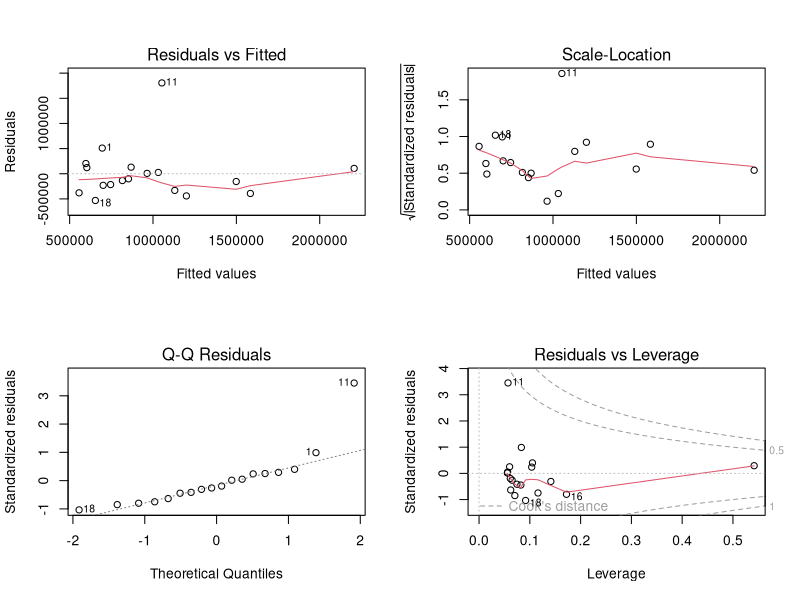
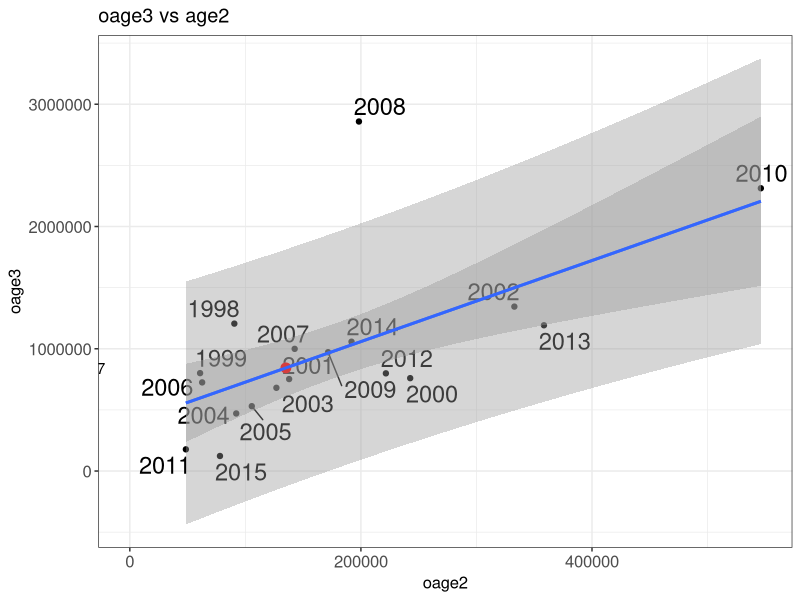

Reproduce these figures in R, in order. (Note: this script raises an error after producing the figures.)
# notes ----
# chigkik forecast
# sarah.power@alaska.gov
# 11/06/2018

# load ----
library(tidyverse)
library(lubridate)
library(ggrepel)
library(broom)#for cleaning up data, used in predction
library(caret)#used for cross validation 
library(here)
options(scipen=999)

# data ----
chig <- read_csv('data/Chignik Early_Run2019fx.csv') %>%
  select(-oage5, -Total) %>%
  filter(outmigration_year >= 1998 & outmigration_year < 2017) %>%
  mutate(oage2_log = log(oage2),
         oage3_log = log(oage3))

# analysis ----
oage1_median <- median(chig$oage1, na.rm = TRUE) 
oage4_median <- median(chig$oage4, na.rm = TRUE)
oage1_med1090 <- quantile(chig$oage1, probs = c(0.5, 0.10, 0.90), na.rm = TRUE) 
oage4_med1090 <- quantile(chig$oage4, probs = c(0.5, 0.10, 0.90), na.rm = TRUE) 

summary(chig$oage1)

# model for ocean age 3 (oage3)
oage3_model_1 <- lm(oage3 ~ oage2, data = chig)
#preds_oage3_model_1 <- evaluate_model(oage3_model_1, data = chig)
layout(matrix(c(1,2,3,4),2,2))
plot(oage3_model_1)
summary(oage3_model_1) # show results
r2 = format(summary(oage3_model_1)$r.squared, digits = 3)
RSS <- c(crossprod(oage3_model_1$residuals))
MSE <- RSS / length(oage3_model_1$residuals)
(RMSE <- sqrt(MSE))

#use to plot the new predicted point on the graph
new_data <- data.frame(oage2=  135057.48) #put in 2016 year oage2 *Note need to automate this

newpoint <- broom::augment(oage3_model_1, newdata = new_data)
(pred <- pred3 <- predict(oage3_model_1, newdata = new_data, interval = "prediction", level = 0.90))
lwr <- pred[2]
upr <- pred[3]
conf3 <- predict(oage3_model_1, newdata = new_data, interval = "confidence", level = 0.90)

#Use to make 95% CI and PI 
minoage2 <- round(min(chig$oage2, na.rm = TRUE),0)
maxoage2 <- round(max(chig$oage2, na.rm = TRUE),0)
predx <- data.frame(oage2 = seq(from = minoage2, to = maxoage2, by = (maxoage2-minoage2)/19))

# ... confidence interval
conf.int <- cbind(predx, predict(oage3_model_1, newdata = predx, interval = "confidence", level = 0.90))

# ... prediction interval
pred.int <- cbind(predx, predict(oage3_model_1, newdata = predx, interval = "prediction", level = 0.90))

m <- oage3_model_1
#Add text to the graph
lm_eqn <- function(df){
  m <- lm(oage3 ~ oage2, df);
  eq <- substitute(italic(oage3) == a + b %.% italic(oage2)*","~~italic(r)^2~"="~r2, 
                   list(a = format(coef(m)[1], digits = 2), 
                        b = format(coef(m)[2], digits = 2), 
                        r2 = format(summary(m)$r.squared, digits = 3)))
  as.character(as.expression(eq));                 
}

lm_eqn(chig)
# 
g.pred <- ggplot(pred.int, aes(x = oage2, y = fit)) +
  geom_point(data = chig, aes(x = oage2, y = oage3)) + #plots all the points
  geom_text_repel(data = chig, aes(x = oage2, y = oage3, label = outmigration_year), size = 6) +
  geom_smooth(data = pred.int, aes(ymin = lwr, ymax = upr), stat = "identity") + # prediction interval
  geom_point(data = newpoint, aes(y = .fitted), size = 3, color = "red") + # adds this years new point
  #geom_text(data = newpoint, aes(x = oage2, y = .fitted, label = round(.fitted, 0 )), adj = 1, size = 6) +  
  geom_text(data = newpoint, aes(x = oage2, y = .fitted, label = "2017"), adj = 6) +  
  geom_smooth(data = conf.int, aes(ymin = lwr, ymax = upr), stat = "identity") + #confidence interval
  #geom_text(x = 5, y = 75000, label = lm_eqn(chig), parse = TRUE, adj = 0, size = 10) +
  expand_limits(y=c(0 , 80000)) +
  expand_limits(x=c(0 , 50)) + #export, save copy to clip board 1400 X 1200 for power point & 850 x 550 for document.
  theme_bw() +
  theme(text = element_text(size=12), axis.text.x = element_text(size = 12), axis.text.y = element_text(size = 12)) +
  xlab("oage2") +
  ylab("oage3") +
  ggtitle("oage3 vs age2")

g.pred  

#Repeated K- fold Cross validation

# define training control 
train_control <- trainControl(method="repeatedcv", number=10, repeats=4)
#I used number of K-folds = 4 since I have 4*5 = 210 is lose to the 20 years of data I have

# train the model
model <- train(oage3 ~ oage2, data=chig, trControl=train_control, method="lm")
# summarize results
print(model) #get full model RMSE (Root Mean Square Error)

oage3_pred <- predict(model, chig) # necessary step to get training RMSE
postResample(pred = oage3_pred, obs = chig$oage3) #To get training RMSE
#Compare training RMSE to (full) RMSE




# log models

# model for ocean age 3 (oage3)
oage3_log_model_1 <- lm(oage3_log ~ oage2, data = chig)
#preds_oage3_log_model_1 <- evaluate_model(oage3_log_model_1, data = chig)
layout(matrix(c(1,2,3,4),2,2))
plot(oage3_log_model_1)
summary(oage3_log_model_1) # show results
r2 = format(summary(oage3_log_model_1)$r.squared, digits = 3)
RSS <- c(crossprod(oage3_log_model_1$residuals))
MSE <- RSS / length(oage3_log_model_1$residuals)
(RMSE <- sqrt(MSE))

#use to plot the new predicted point on the graph
new_data <- data.frame(oage2=  135057.48) #put in 2016 year oage2 *Note need to automate this

newpoint <- broom::augment(oage3_log_model_1, newdata = new_data)
(pred <- predict(oage3_log_model_1, newdata = new_data, interval = "prediction", level = 0.90))
pred <- pred3log <-exp(pred)
lwr <- pred[2]
upr <- pred[3]
conf3log <-exp(predict(oage3_log_model_1, newdata = new_data, interval = "confidence", level = 0.90))

#Use to make 95% CI and PI 
minoage2 <- round(min(chig$oage2, na.rm = TRUE),0)
maxoage2 <- round(max(chig$oage2, na.rm = TRUE),0)
predx <- data.frame(oage2 = seq(from = minoage2, to = maxoage2, by = (maxoage2-minoage2)/19))

# ... confidence interval
conf.int <- cbind(predx, exp(predict(oage3_log_model_1, newdata = predx, interval = "confidence", level = 0.90)))

# ... prediction interval
pred.int <- cbind(predx, exp(predict(oage3_log_model_1, newdata = predx, interval = "prediction", level = 0.90)))

m <- oage3_log_model_1
#Add text to the graph
lm_eqn <- function(df){
  m <- lm(oage3_log ~ oage2, df);
  eq <- substitute(italic(oage3_log) == a + b %.% italic(oage2)*","~~italic(r)^2~"="~r2, 
                   list(a = format(coef(m)[1], digits = 2), 
                        b = format(coef(m)[2], digits = 2), 
                        r2 = format(summary(m)$r.squared, digits = 3)))
  as.character(as.expression(eq));                 
}

lm_eqn(chig)
# 
g.pred <- ggplot(pred.int, aes(x = oage2, y = fit)) +
  geom_point(data = chig, aes(x = oage2, y = oage3)) + #plots all the points
  geom_text_repel(data = chig, aes(x = oage2, y = oage3, label = outmigration_year), size = 6) +
  geom_smooth(data = pred.int, aes(ymin = lwr, ymax = upr), stat = "identity") + # prediction interval
  geom_point(data = newpoint, aes(y = exp(.fitted)), size = 3, color = "red") + # adds this years new point
  #geom_text(data = newpoint, aes(x = oage2, y = .fitted, label = round(.fitted, 0 )), adj = 1, size = 6) +  
  geom_text(data = newpoint, aes(x = oage2, y = .fitted, label = "2017"), adj = 6) +  
  geom_smooth(data = conf.int, aes(ymin = lwr, ymax = upr), stat = "identity") + #confidence interval
  #geom_text(x = 5, y = 75000, label = lm_eqn(chig), parse = TRUE, adj = 0, size = 10) +
  expand_limits(y=c(0 , 80000)) +
  expand_limits(x=c(0 , 50)) + #export, save copy to clip board 1400 X 1200 for power point & 850 x 550 for document.
  theme_bw() +
  theme(text = element_text(size=12), axis.text.x = element_text(size = 12), axis.text.y = element_text(size = 12)) +
  xlab("oage2") +
  ylab("oage3") +
  ggtitle("oage3_log vs age2")

g.pred  

#Repeated K- fold Cross validation

# define training control 
train_control <- trainControl(method="repeatedcv", number=10, repeats=4)
#I used number of K-folds = 4 since I have 4*5 = 210 is lose to the 20 years of data I have

# train the model
model <- train(oage3_log ~ oage2, data=chig, trControl=train_control, method="lm")
# summarize results
print(model) #get full model RMSE (Root Mean Square Error)

oage3_log_pred <- predict(model, chig) # necessary step to get training RMSE
postResample(pred = oage3_log_pred, obs = chig$oage3_log) #To get training RMSE
#Compare training RMSE to (full) RMSE


#######################################
#log model with results/graph in log scale
oage3_log_model_1 <- lm(oage3_log ~ oage2, data = chig)
#preds_oage3_log_model_1 <- evaluate_model(oage3_log_model_1, data = chig)
layout(matrix(c(1,2,3,4),2,2))
plot(oage3_log_model_1)
summary(oage3_log_model_1) # show results
r2 = format(summary(oage3_log_model_1)$r.squared, digits = 3)
RSS <- c(crossprod(oage3_log_model_1$residuals))
MSE <- RSS / length(oage3_log_model_1$residuals)
(RMSE <- sqrt(MSE))

#use to plot the new predicted point on the graph
new_data <- data.frame(oage2=  135057.48) #put in 2016 year oage2 *Note need to automate this

newpoint <- broom::augment(oage3_log_model_1, newdata = new_data)
(pred <- predict(oage3_log_model_1, newdata = new_data, interval = "prediction", level = 0.90))
#pred <- exp(pred)
lwr <- pred[2]
upr <- pred[3]
predict(oage3_log_model_1, newdata = new_data, interval = "confidence", level = 0.90)

#Use to make 95% CI and PI 
minoage2 <- round(min(chig$oage2, na.rm = TRUE),0)
maxoage2 <- round(max(chig$oage2, na.rm = TRUE),0)
predx <- data.frame(oage2 = seq(from = minoage2, to = maxoage2, by = (maxoage2-minoage2)/19))

# ... confidence interval
conf.int <- cbind(predx, predict(oage3_log_model_1, newdata = predx, interval = "confidence", level = 0.90))

# ... prediction interval
pred.int <- cbind(predx, predict(oage3_log_model_1, newdata = predx, interval = "prediction", level = 0.90))

m <- oage3_log_model_1
#Add text to the graph
lm_eqn <- function(df){
  m <- lm(oage3_log ~ oage2, df);
  eq <- substitute(italic(oage3_log) == a + b %.% italic(oage2)*","~~italic(r)^2~"="~r2, 
                   list(a = format(coef(m)[1], digits = 2), 
                        b = format(coef(m)[2], digits = 2), 
                        r2 = format(summary(m)$r.squared, digits = 3)))
  as.character(as.expression(eq));                 
}

lm_eqn(chig)
# 
g.pred <- ggplot(pred.int, aes(x = oage2, y = fit)) +
  geom_point(data = chig, aes(x = oage2, y = oage3_log)) + #plots all the points
  geom_text_repel(data = chig, aes(x = oage2, y = oage3_log, label = outmigration_year), size = 6) +
  geom_smooth(data = pred.int, aes(ymin = lwr, ymax = upr), stat = "identity") + # prediction interval
  geom_point(data = newpoint, aes(y = .fitted), size = 3, color = "red") + # adds this years new point
  #geom_text(data = newpoint, aes(x = oage2, y = .fitted, label = round(.fitted, 0 )), adj = 1, size = 6) +  
  geom_text(data = newpoint, aes(x = oage2, y = .fitted, label = "2017"), adj = 6) +  
  geom_smooth(data = conf.int, aes(ymin = lwr, ymax = upr), stat = "identity") + #confidence interval
  #geom_text(x = 5, y = 75000, label = lm_eqn(chig), parse = TRUE, adj = 0, size = 10) +
  #expand_limits(y=c(0 , 80000)) +
  #expand_limits(x=c(0 , 50)) + #export, save copy to clip board 1400 X 1200 for power point & 850 x 550 for document.
  theme_bw() +
  theme(text = element_text(size=12), axis.text.x = element_text(size = 12), axis.text.y = element_text(size = 12)) +
  xlab("oage2") +
  ylab("oage3") +
  ggtitle("oage3_log vs age2")

g.pred  

#Repeated K- fold Cross validation

# define training control 
train_control <- trainControl(method="repeatedcv", number=10, repeats=4)
#I used number of K-folds = 4 since I have 4*5 = 210 is lose to the 20 years of data I have

# train the model
model <- train(oage3_log ~ oage2, data=chig, trControl=train_control, method="lm")
# summarize results
print(model) #get full model RMSE (Root Mean Square Error)

oage3_log_pred <- predict(model, chig) # necessary step to get training RMSE
postResample(pred = oage3_log_pred, obs = chig$oage3_log) #To get training RMSE
#Compare training RMSE to (full) RMSE

############################################
# Now do the same for age2 regressed on age1 
# model for ocean age 3 (oage2)
oage2_model_1 <- lm(oage2 ~ oage1, data = chig)
#preds_oage2_model_1 <- evaluate_model(oage2_model_1, data = chig)
layout(matrix(c(1,2,3,4),2,2))
plot(oage2_model_1)
summary(oage2_model_1) # show results
r2 = format(summary(oage2_model_1)$r.squared, digits = 3)
RSS <- c(crossprod(oage2_model_1$residuals))
MSE <- RSS / length(oage2_model_1$residuals)
(RMSE <- sqrt(MSE))

#use to plot the new predicted point on the graph
new_data <- data.frame(oage1= 553.69615 ) #put in 2017 year oage1 *Note need to automate this

newpoint <- broom::augment(oage2_model_1, newdata = new_data)
(pred <- pred2 <- predict(oage2_model_1, newdata = new_data, interval = "prediction", level = 0.90))
lwr <- pred[2]
upr <- pred[3]
conf2 <- predict(oage2_model_1, newdata = new_data, interval = "confidence", level = 0.90)

#Use to make 95% CI and PI 
minoage1 <- round(min(chig$oage1, na.rm = TRUE),0)
maxoage1 <- round(max(chig$oage1, na.rm = TRUE),0)
predx <- data.frame(oage1 = seq(from = minoage1, to = maxoage1, by = (maxoage1-minoage1)/19))

# ... confidence interval
conf.int <- cbind(predx, predict(oage2_model_1, newdata = predx, interval = "confidence", level = 0.90))

# ... prediction interval
pred.int <- cbind(predx, predict(oage2_model_1, newdata = predx, interval = "prediction", level = 0.90))

m <- oage2_model_1
#Add text to the graph
lm_eqn <- function(df){
  m <- lm(oage2 ~ oage1, df);
  eq <- substitute(italic(oage2) == a + b %.% italic(oage1)*","~~italic(r)^2~"="~r2, 
                   list(a = format(coef(m)[1], digits = 2), 
                        b = format(coef(m)[2], digits = 2), 
                        r2 = format(summary(m)$r.squared, digits = 3)))
  as.character(as.expression(eq));                 
}

lm_eqn(chig)
# 
g.pred <- ggplot(pred.int, aes(x = oage1, y = fit)) +
  geom_point(data = chig, aes(x = oage1, y = oage2)) + #plots all the points
  geom_text_repel(data = chig, aes(x = oage1, y = oage2, label = outmigration_year), size = 6) +
  geom_smooth(data = pred.int, aes(ymin = lwr, ymax = upr), stat = "identity") + # prediction interval
  geom_point(data = newpoint, aes(y = .fitted), size = 3, color = "red") + # adds this years new point
  #geom_text(data = newpoint, aes(x = oage1, y = .fitted, label = round(.fitted, 0 )), adj = 1, size = 6) +  
  geom_text(data = newpoint, aes(x = oage1, y = .fitted, label = "2017"), adj = 6) +  
  geom_smooth(data = conf.int, aes(ymin = lwr, ymax = upr), stat = "identity") + #confidence interval
  #geom_text(x = 5, y = 75000, label = lm_eqn(chig), parse = TRUE, adj = 0, size = 10) +
  expand_limits(y=c(0 , 80000)) +
  expand_limits(x=c(0 , 50)) + #export, save copy to clip board 1400 X 1200 for power point & 850 x 550 for document.
  theme_bw() +
  theme(text = element_text(size=12), axis.text.x = element_text(size = 12), axis.text.y = element_text(size = 12)) +
  xlab("oage1") +
  ylab("oage2") +
  ggtitle("oage2 vs age1")

g.pred  

#Repeated K- fold Cross validation

# define training control 
train_control <- trainControl(method="repeatedcv", number=10, repeats=4)
#I used number of K-folds = 4 since I have 4*5 = 210 is lose to the 20 years of data I have

# train the model
model <- train(oage2 ~ oage1, data=chig, trControl=train_control, method="lm")
# summarize results
print(model) #get full model RMSE (Root Mean Square Error)

oage2_pred <- predict(model, chig) # necessary step to get training RMSE
postResample(pred = oage2_pred, obs = chig$oage2) #To get training RMSE
#Compare training RMSE to (full) RMSE




# log models

# model for ocean age 2 (oage2)
oage2_log_model_1 <- lm(oage2_log ~ oage1, data = chig)
#preds_oage2_log_model_1 <- evaluate_model(oage2_log_model_1, data = chig)
layout(matrix(c(1,2,3,4),2,2))
plot(oage2_log_model_1)
summary(oage2_log_model_1) # show results
r2 = format(summary(oage2_log_model_1)$r.squared, digits = 3)
RSS <- c(crossprod(oage2_log_model_1$residuals))
MSE <- RSS / length(oage2_log_model_1$residuals)
(RMSE <- sqrt(MSE))

#use to plot the new predicted point on the graph
new_data <- data.frame(oage1=  553.69615) #put in 2016 year oage1 *Note need to automate this

newpoint <- broom::augment(oage2_log_model_1, newdata = new_data)
(pred <- predict(oage2_log_model_1, newdata = new_data, interval = "prediction", level = 0.90))
pred <- pred2log <- exp(pred)
lwr <- pred[2]
upr <- pred[3]
conf2log <-exp(predict(oage2_log_model_1, newdata = new_data, interval = "confidence", level = 0.90))

#Use to make 95% CI and PI 
minoage1 <- round(min(chig$oage1, na.rm = TRUE),0)
maxoage1 <- round(max(chig$oage1, na.rm = TRUE),0)
predx <- data.frame(oage1 = seq(from = minoage1, to = maxoage1, by = (maxoage1-minoage1)/19))

# ... confidence interval
conf.int <- cbind(predx, exp(predict(oage2_log_model_1, newdata = predx, interval = "confidence", level = 0.90)))

# ... prediction interval
pred.int <- cbind(predx, exp(predict(oage2_log_model_1, newdata = predx, interval = "prediction", level = 0.90)))

m <- oage2_log_model_1
#Add text to the graph
lm_eqn <- function(df){
  m <- lm(oage2_log ~ oage1, df);
  eq <- substitute(italic(oage2_log) == a + b %.% italic(oage1)*","~~italic(r)^2~"="~r2, 
                   list(a = format(coef(m)[1], digits = 2), 
                        b = format(coef(m)[2], digits = 2), 
                        r2 = format(summary(m)$r.squared, digits = 3)))
  as.character(as.expression(eq));                 
}

lm_eqn(chig)
# 
g.pred <- ggplot(pred.int, aes(x = oage1, y = fit)) +
  geom_point(data = chig, aes(x = oage1, y = oage2)) + #plots all the points
  geom_text_repel(data = chig, aes(x = oage1, y = oage2, label = outmigration_year), size = 6) +
  geom_smooth(data = pred.int, aes(ymin = lwr, ymax = upr), stat = "identity") + # prediction interval
  geom_point(data = newpoint, aes(y = exp(.fitted)), size = 3, color = "red") + # adds this years new point
  #geom_text(data = newpoint, aes(x = oage1, y = .fitted, label = round(.fitted, 0 )), adj = 1, size = 6) +  
  geom_text(data = newpoint, aes(x = oage1, y = .fitted, label = "2017"), adj = 6) +  
  geom_smooth(data = conf.int, aes(ymin = lwr, ymax = upr), stat = "identity") + #confidence interval
  #geom_text(x = 5, y = 75000, label = lm_eqn(chig), parse = TRUE, adj = 0, size = 10) +
  expand_limits(y=c(0 , 80000)) +
  expand_limits(x=c(0 , 50)) + #export, save copy to clip board 1400 X 1200 for power point & 850 x 550 for document.
  theme_bw() +
  theme(text = element_text(size=12), axis.text.x = element_text(size = 12), axis.text.y = element_text(size = 12)) +
  xlab("oage1") +
  ylab("oage2") +
  ggtitle("oage2_log vs 0age1")

g.pred  

#Repeated K- fold Cross validation

# define training control 
train_control <- trainControl(method="repeatedcv", number=10, repeats=4)
#I used number of K-folds = 4 since I have 4*5 = 210 is lose to the 20 years of data I have

# train the model
model <- train(oage2_log ~ oage1, data=chig, trControl=train_control, method="lm")
# summarize results
print(model) #get full model RMSE (Root Mean Square Error)

oage2_log_pred <- predict(model, chig) # necessary step to get training RMSE
postResample(pred = oage2_log_pred, obs = chig$oage2_log) #To get training RMSE
#Compare training RMSE to (full) RMSE


#######################################
#log model with results/graph in log scale
oage2_log_model_1 <- lm(oage2_log ~ oage1, data = chig)
#preds_oage2_log_model_1 <- evaluate_model(oage2_log_model_1, data = chig)
layout(matrix(c(1,2,3,4),2,2))
plot(oage2_log_model_1)
summary(oage2_log_model_1) # show results
r2 = format(summary(oage2_log_model_1)$r.squared, digits = 3)
RSS <- c(crossprod(oage2_log_model_1$residuals))
MSE <- RSS / length(oage2_log_model_1$residuals)
(RMSE <- sqrt(MSE))

#use to plot the new predicted point on the graph
new_data <- data.frame(oage1=  553.69615) #put in 2016 year oage1 *Note need to automate this

newpoint <- broom::augment(oage2_log_model_1, newdata = new_data)
(pred <- predict(oage2_log_model_1, newdata = new_data, interval = "prediction", level = 0.90))
#pred <- exp(pred)
lwr <- pred[2]
upr <- pred[3]
predict(oage2_log_model_1, newdata = new_data, interval = "confidence", level = 0.90)

#Use to make 95% CI and PI 
minoage1 <- round(min(chig$oage1, na.rm = TRUE),0)
maxoage1 <- round(max(chig$oage1, na.rm = TRUE),0)
predx <- data.frame(oage1 = seq(from = minoage1, to = maxoage1, by = (maxoage1-minoage1)/19))

# ... confidence interval
conf.int <- cbind(predx, predict(oage2_log_model_1, newdata = predx, interval = "confidence", level = 0.90))

# ... prediction interval
pred.int <- cbind(predx, predict(oage2_log_model_1, newdata = predx, interval = "prediction", level = 0.90))

m <- oage2_log_model_1
#Add text to the graph
lm_eqn <- function(df){
  m <- lm(oage2_log ~ oage1, df);
  eq <- substitute(italic(oage2_log) == a + b %.% italic(oage1)*","~~italic(r)^2~"="~r2, 
                   list(a = format(coef(m)[1], digits = 2), 
                        b = format(coef(m)[2], digits = 2), 
                        r2 = format(summary(m)$r.squared, digits = 3)))
  as.character(as.expression(eq));                 
}

lm_eqn(chig)
# 
g.pred <- ggplot(pred.int, aes(x = oage1, y = fit)) +
  geom_point(data = chig, aes(x = oage1, y = oage2_log)) + #plots all the points
  geom_text_repel(data = chig, aes(x = oage1, y = oage2_log, label = outmigration_year), size = 6) +
  geom_smooth(data = pred.int, aes(ymin = lwr, ymax = upr), stat = "identity") + # prediction interval
  geom_point(data = newpoint, aes(y = .fitted), size = 3, color = "red") + # adds this years new point
  #geom_text(data = newpoint, aes(x = oage1, y = .fitted, label = round(.fitted, 0 )), adj = 1, size = 6) +  
  geom_text(data = newpoint, aes(x = oage1, y = .fitted, label = "2017"), adj = 6) +  
  geom_smooth(data = conf.int, aes(ymin = lwr, ymax = upr), stat = "identity") + #confidence interval
  #geom_text(x = 5, y = 75000, label = lm_eqn(chig), parse = TRUE, adj = 0, size = 10) +
  #expand_limits(y=c(0 , 80000)) +
  #expand_limits(x=c(0 , 50)) + #export, save copy to clip board 1400 X 1200 for power point & 850 x 550 for document.
  theme_bw() +
  theme(text = element_text(size=12), axis.text.x = element_text(size = 12), axis.text.y = element_text(size = 12)) +
  xlab("oage1") +
  ylab("oage2") +
  ggtitle("oage2_log vs oage1")

g.pred  

#Repeated K- fold Cross validation

# define training control 
train_control <- trainControl(method="repeatedcv", number=10, repeats=4)
#I used number of K-folds = 4 since I have 4*5 = 210 is lose to the 20 years of data I have

# train the model
model <- train(oage2_log ~ oage1, data=chig, trControl=train_control, method="lm")
# summarize results
print(model) #get full model RMSE (Root Mean Square Error)

oage2_log_pred <- predict(model, chig) # necessary step to get training RMSE
postResample(pred = oage2_log_pred, obs = chig$oage2_log) #To get training RMSE

oage1_med1090 
oage4_med1090 

pred3
conf3
pred3log
conf3log

pred2
conf2
pred2log
conf2log
r2
#doug Eggers method:
# sqrt(Sum of squares of  1/2 90PI range for each age class)

drange_sq <- function(vector){
  ((vector[3]-vector[2])/2)^2
}

point_est <- sum(oage1_med1090[1], pred2[1], pred3[1], oage4_med1090[1])
lwr_est <- sum(oage1_med1090[2],
    pred2[2],
    pred3[2],
    oage4_med1090[2])

upr_est <- sum(oage1_med1090[3],
               pred2[3],
               pred3[3],
               oage4_med1090[3])
pred_est <- c(point_est, lwr_est, upr_est)

derange <-sqrt(sum(drange_sq(oage1_med1090),
         drange_sq(oage4_med1090),
         drange_sq(pred2),
         drange_sq(pred3)))

eggerslm <- c(point_est, point_est - derange, point_est + derange)



lm_output <- rbind(oage1_med1090, pred2log, pred3log, oage4_med1090, pred_est, eggerslm )

point_estlog <- sum(oage1_med1090[1], pred2log[1], pred3log[1], oage4_med1090[1])

lwr_estlog <- sum(oage1_med1090[2],
               pred2log[2],
               pred3log[2],
               oage4_med1090[2])

upr_estlog <- sum(oage1_med1090[3],
               pred2log[3],
               pred3log[3],
               oage4_med1090[3])
pred_estlog <- c(point_estlog, lwr_estlog, upr_estlog)

derangelog <-sqrt(sum(drange_sq(oage1_med1090),
                   drange_sq(oage4_med1090),
                   drange_sq(pred2log),
                   drange_sq(pred3log)))

eggerslog <- c(point_estlog, point_estlog - derangelog, point_estlog + derangelog)

loglm_output <- rbind(oage1_med1090, pred2log, pred3log, oage4_med1090, pred_estlog, eggerslog )

rbind(lm_output, loglm_output)
